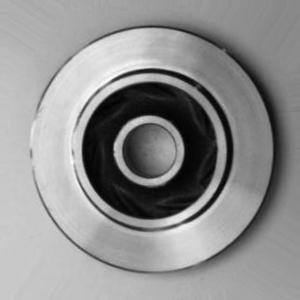
#> input picture test/ok_front/cast_ok_0_1026.jpeg, 300 x 300 px
$ jupyter execute --allow-errors CastVision.ipynb
#> lines starting #> are read from the running program, lines starting #| are printed output that depends on the picture; after the words box and inside, x2 and y2 are one past the last pixel; in counts of white or black regions, pixels touching at a corner belong together
[cell 1]
import os
import cv2
import numpy as np
import matplotlib.pyplot as plt
import seaborn as sns
import tensorflow as tf
from tensorflow.keras import layers, models
from tensorflow.keras.preprocessing.image import ImageDataGenerator
from sklearn.metrics import classification_report, confusion_matrix


# For reproducibility
import random
random.seed(42)
np.random.seed(42)
tf.random.set_seed(42)
#> (this line was passed over: tensorflow is not available in this run)

[cell 2]
# Dataset Paths
train_dir = 'train'
test_dir = 'test'

image_height, image_width = 128, 128
batch_size = 32

[cell 3]
# OpenCV Visualization (Edge Detection)
sample_images = [
'train/def_front/cast_def_0_27.jpeg',
'test/def_front/cast_def_0_236.jpeg',
'test/ok_front/cast_ok_0_1020.jpeg',
'test/def_front/cast_def_0_1063.jpeg'
]


fig, axs = plt.subplots(len(sample_images), 2, figsize=(6, 10))


for i, path in enumerate(sample_images):
    if not os.path.exists(path):
        continue
    image = cv2.imread(path)
    gray = cv2.cvtColor(image, cv2.COLOR_BGR2GRAY)
    blurred = cv2.GaussianBlur(gray, (5, 5), 0)
    edges = cv2.Canny(blurred, 50, 150)
    contours, _ = cv2.findContours(edges.copy(), cv2.RETR_EXTERNAL, cv2.CHAIN_APPROX_SIMPLE)
    contoured_image = image.copy()
    cv2.drawContours(contoured_image, contours, -1, (0, 255, 0), 2)


    axs[i, 0].imshow(cv2.cvtColor(image, cv2.COLOR_BGR2RGB))
    axs[i, 0].set_title('Original Image')
    axs[i, 0].axis('off')


    axs[i, 1].imshow(cv2.cvtColor(contoured_image, cv2.COLOR_BGR2RGB))
    axs[i, 1].set_title('Contour Visualization')
    axs[i, 1].axis('off')
#> pass 2 of the loop `for i, path in enumerate(sample_images):`:
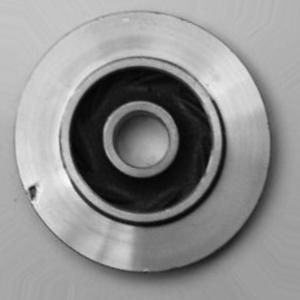
#> input picture test/def_front/cast_def_0_236.jpeg, 300 x 300 px
#> image is the input picture: shape (300, 300, 3); min 0, max 255, mean 143.5
#> `edges = cv2.Canny(blurred, 50, 150)`:
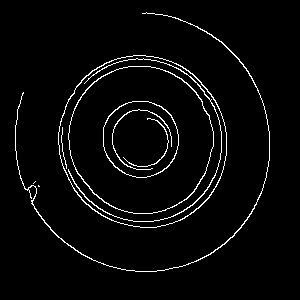
#> edges: shape (300, 300); 3.4% white in thin lines or dots, all inside (x1, y1, x2, y2) = (15, 12, 270, 272)
#> contours = 4 contours, 2 with area under 20; largest, box (x1, y1, x2, y2) and area: (58, 55, 227, 228) 22641, (15, 12, 270, 272) 172
#> `cv2.drawContours(contoured_image, contours, -1, (0, 255, 0), 2)`:
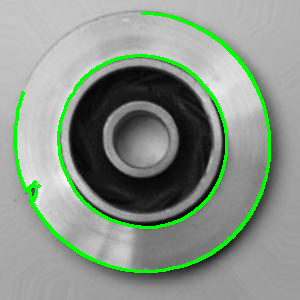
#> contoured_image: shape (300, 300, 3); 4.86% of pixels changed, all inside (x1, y1, x2, y2) = (14, 11, 271, 273)

plt.tight_layout()
plt.show()
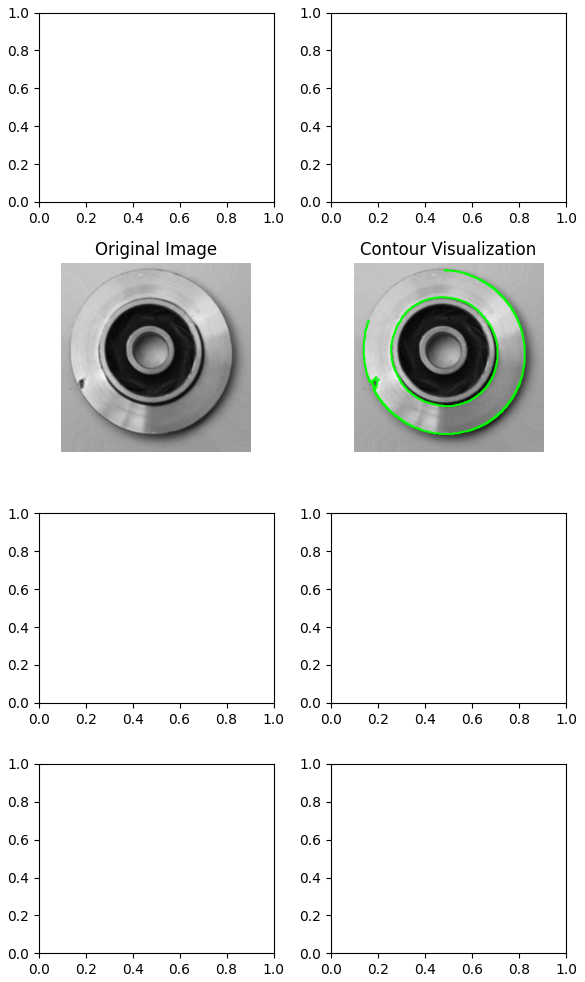
#> figure drawn by matplotlib, 2 panels
#> further down, img is the input picture: shape (300, 300, 3); min 0, max 255, mean 143.4
#> `img_resized = cv2.resize(img, (image_height, image_width))`:
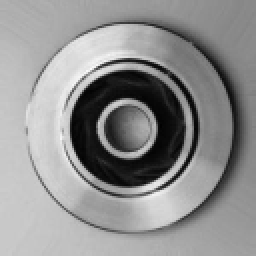
#> img_resized: shape (128, 128, 3) (shown 2 times larger); min 1, max 251, mean 143.3

#> (a cell that did not finish here is left out)

#> (a cell that did not finish here is left out)

[cell 6]
# Model Training
epochs = 20

#> (the rest of this cell did not finish here and is left out)

#> (a cell that did not finish here is left out)

#> (a cell that did not finish here is left out)

[cell 9]
# Image Prediction Example
sample_image_path = 'test/ok_front/cast_ok_0_1026.jpeg'
#> (the rest of this cell did not finish here and is left out)
